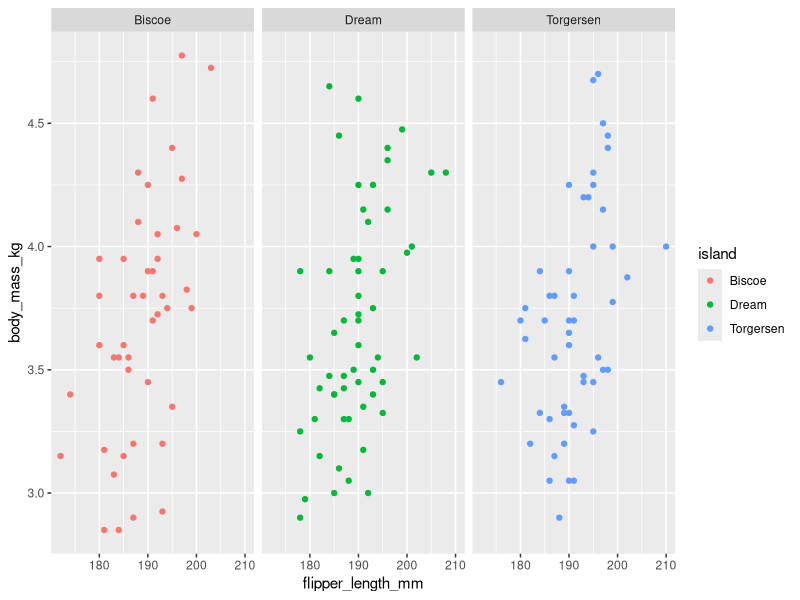

Recreate this plot in R.
## ---- chunk 1
knitr::opts_chunk$set(echo = TRUE)
library(palmerpenguins)
library(tidyverse)
## ---- chunk 2
adelies <- penguins %>% 
  filter(species == "Adelie") %>%   #dont need tp specifiy the data becasue we piped it in 
  mutate(body_mass_kg = body_mass_g / 1000)

unique(adelies$species) #good way to check to make sure that it really is unique 
## ---- chunk 3
penguin_plot <- ggplot(data = adelies, aes(x = flipper_length_mm, y = body_mass_kg)) +
  geom_point(aes(color = island)) + 
  facet_wrap(~island)

penguin_plot

